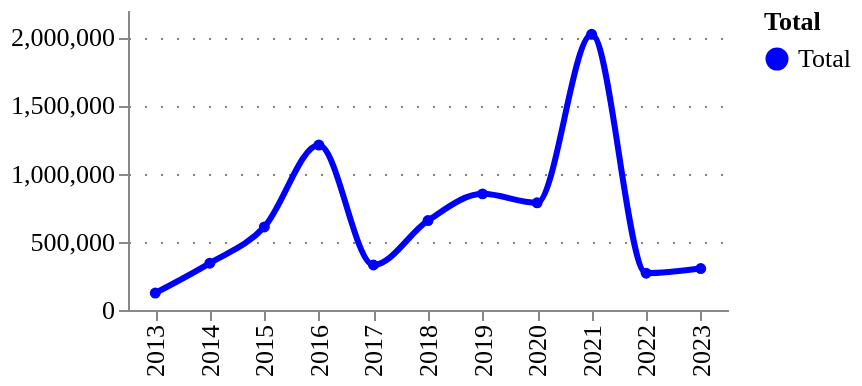

The cell this chart's notebook holds for it:
### Markdown cell above
### Growth and total early-years digital tech investment

Figure 2

### Code cell
# Filter only technology projects
crunchbase_tech_type_df = (
    crunchbase_exploded_df
    .query("id in @crunchbase_tech_ids")
    .drop_duplicates(['id'])
)

crunchbase_ts_amounts_tech = utils.get_timeseries(crunchbase_tech_type_df, column='amount')
crunchbase_ts_counts_tech = utils.get_timeseries(crunchbase_tech_type_df, column='id')
utils.plot_quick_ts(crunchbase_ts_amounts_tech, 'amount')

### Figure 1 — Vega-Lite specification as saved in the notebook (floating-point values rounded to 4 significant figures)
{"config": {"title": {"font": "Averta", "anchor": "start"}, "subtitle": {"font": "Averta"}, "axis": {"labelFont": "Averta", "titleFont": "Averta", "gridColor": "grey", "gridDash": [1, 7], "labelFontSize": 13, "titleFontSize": 13}, "header": {"labelFont": "Averta", "titleFont": "Averta"}, "legend": {"labelFont": "Averta", "titleFont": "Averta", "labelFontSize": 13, "titleFontSize": 13}, "range": {"category": ["#0000FF", "#FDB633", "#18A48C", "#9A1BBE", "#EB003B", "#FF6E47", "#646363", "#0F294A", "#97D9E3", "#A59BEE", "#F6A4B7", "#D2C9C0", "#FFFFFF", "#000000"], "ordinal": {"scheme": ["#0000FF", "#FDB633", "#18A48C", "#9A1BBE", "#EB003B", "#FF6E47", "#646363", "#0F294A", "#97D9E3", "#A59BEE", "#F6A4B7", "#D2C9C0", "#FFFFFF", "#000000"]}}, "view": {"strokeWidth": 0}}, "data": {"name": "data-aa128e79654823ab2de17bd7d5098fd4"}, "mark": {"type": "line", "interpolate": "monotone", "point": {"filled": true, "size": 30}, "size": 3, "strokeDash": [0]}, "encoding": {"color": {"field": "Total", "legend": {"orient": "right"}, "scale": {}, "type": "nominal"}, "tooltip": [{"field": "year", "title": "Year", "type": "ordinal"}, {"field": "Total", "type": "nominal"}, {"field": "amount", "format": ".3f", "title": "", "type": "quantitative"}], "x": {"field": "year", "title": "", "type": "ordinal"}, "y": {"field": "amount", "title": "", "type": "quantitative"}}, "height": 150, "title": {"anchor": "start", "text": "", "fontSize": 14, "subtitle": "", "subtitleFont": "Averta", "subtitleFontSize": 13}, "width": 300, "$schema": "https://vega.github.io/schema/vega-lite/v5.17.0.json", "datasets": {"data-aa128e79654823ab2de17bd7d5098fd4": [{"year": 2013, "amount": 124400.0, "Total": "Total"}, {"year": 2014, "amount": 343400.0, "Total": "Total"}, {"year": 2015, "amount": 609400.0, "Total": "Total"}, {"year": 2016, "amount": 1210000.0, "Total": "Total"}, {"year": 2017, "amount": 330000.0, "Total": "Total"}, {"year": 2018, "amount": 656100.0, "Total": "Total"}, {"year": 2019, "amount": 851700.0, "Total": "Total"}, {"year": 2020, "amount": 786000.0, "Total": "Total"}, {"year": 2021, "amount": 2022000.0, "Total": "Total"}, {"year": 2022, "amount": 269600.0, "Total": "Total"}, {"year": 2023, "amount": 303700.0, "Total": "Total"}]}}
